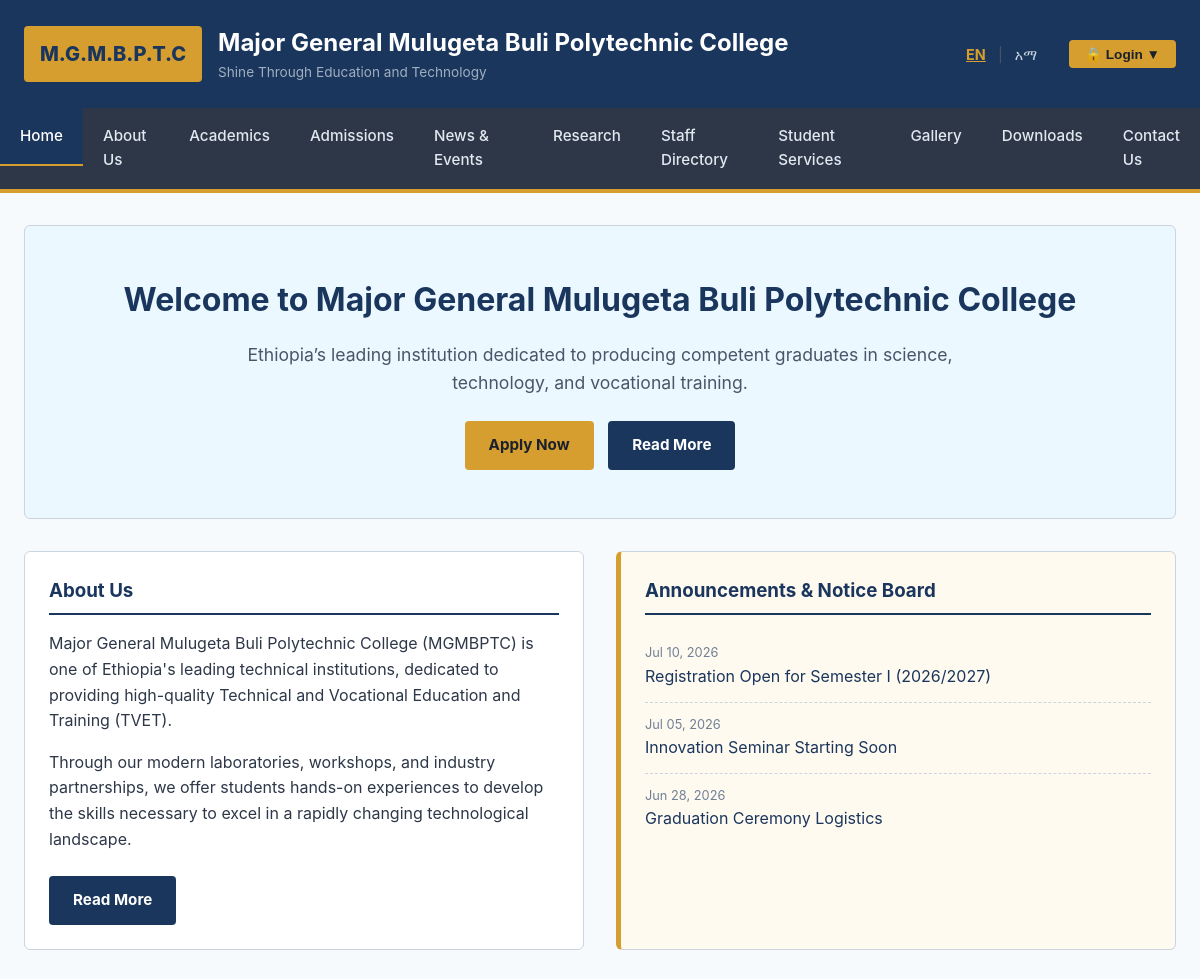
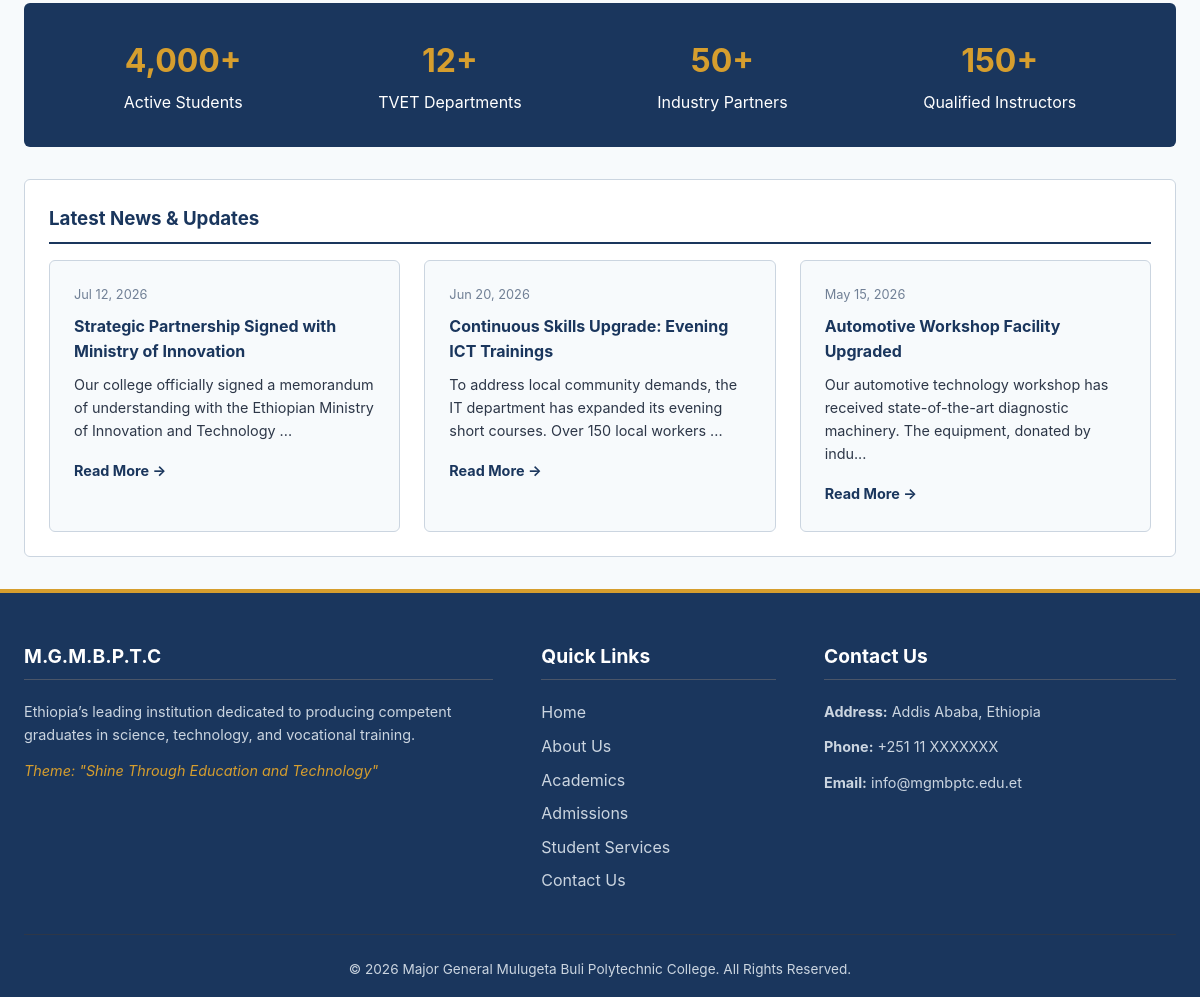
The page / on the database its author committed (2 pictures, top to bottom).
### tables this page shows
CREATE TABLE `news_events` (
  `id` int(11) NOT NULL,
  `title_en` varchar(255) NOT NULL,
  `title_am` varchar(255) NOT NULL,
  `content_en` text NOT NULL,
  `content_am` text NOT NULL,
  `type` enum('news','event','announcement') NOT NULL,
  `date_posted` date NOT NULL,
  `created_at` timestamp NOT NULL DEFAULT current_timestamp()
);

### includes/lang.php (called while the page is built, shortened)
<?php
$lang = $_SESSION['lang'];
function __($key) {
    global $translations, $lang;
    return $translations[$lang][$key] ?? $translations['en'][$key] ?? $key;
}
?>

### index.php (the view, shortened to what this page needs)
 <?php
require_once __DIR__ . '/includes/header.php';
require_once __DIR__ . '/includes/db.php';
$title_field = ($lang === 'am') ? 'title_am' : 'title_en';
$content_field = ($lang === 'am') ? 'content_am' : 'content_en';
$announcements = [];
$news = [];
if ($pdo) {
    try {
        $ann_stmt = $pdo->query("SELECT * FROM news_events WHERE type = 'announcement' ORDER BY date_posted DESC LIMIT 3");
        $announcements = $ann_stmt->fetchAll();
        $news_stmt = $pdo->query("SELECT * FROM news_events WHERE type = 'news' ORDER BY date_posted DESC LIMIT 3");
        $news = $news_stmt->fetchAll();
    } catch (\PDOException $e) {
    }
}
?>
<section class="hero-banner">
    <h2><?php echo __('hero_title'); ?></h2>
    <p><?php echo __('hero_desc'); ?></p>
    <div class="hero-actions">
        <a href="admission.php" class="btn btn-secondary"><?php echo __('btn_apply'); ?></a>
        <a href="about.php" class="btn" style="margin-left: 10px;"><?php echo __('btn_read_more'); ?></a>
    </div>
</section>
<div class="grid-2">
    <section class="card">
        <h3><?php echo __('nav_about'); ?></h3>
        <p>
            Major General Mulugeta Buli Polytechnic College (MGMBPTC) is one of Ethiopia's leading technical institutions, dedicated to providing high-quality Technical and Vocational Education and Training (TVET).
        </p>
        <p style="margin-top: 1rem;">
            Through our modern laboratories, workshops, and industry partnerships, we offer students hands-on experiences to develop the skills necessary to excel in a rapidly changing technological landscape.
        </p>
        <div style="margin-top: 1.5rem;">
            <a href="about.php" class="btn"><?php echo __('btn_read_more'); ?></a>
        </div>
    </section>
    <section class="card notice-board">
        <h3><?php echo __('announcements'); ?></h3>
        <ul class="notice-list">
            <?php foreach ($announcements as $ann): ?>
                <li class="notice-item">
                    <span class="notice-date"><?php echo date('M d, Y', strtotime($ann['date_posted'])); ?></span>
                    <a href="news.php#notice<?php echo $ann['id']; ?>">
                        <?php echo htmlspecialchars($ann[$title_field]); ?>
                    </a>
                </li>
            <?php endforeach; ?>
        </ul>
    </section>
</div>
<section class="stats-list">
    <div class="stat-item">
        <h4>4,000+</h4>
        <p>Active Students</p>
    </div>
    <div class="stat-item">
        <h4>12+</h4>
        <p>TVET Departments</p>
    </div>
    <div class="stat-item">
        <h4>50+</h4>
        <p>Industry Partners</p>
    </div>
    <div class="stat-item">
        <h4>150+</h4>
        <p>Qualified Instructors</p>
    </div>
</section>
<section class="card" style="margin-bottom: 2rem;">
    <h3><?php echo __('latest_news'); ?></h3>
    <div class="grid-3" style="margin-top: 1rem; margin-bottom: 0;">
        <?php foreach ($news as $item): ?>
            <div class="card" style="background-color: var(--bg-light);">
                <span class="notice-date" style="margin-bottom: 0.5rem; display: block;"><?php echo date('M d, Y', strtotime($item['date_posted'])); ?></span>
                <h4><?php echo htmlspecialchars($item[$title_field]); ?></h4>
                <p style="font-size: 0.9rem; margin-bottom: 1rem;">
                    <?php
                        $text = $item[$content_field];
                        echo htmlspecialchars(strlen($text) > 120 ? substr($text, 0, 117) . '...' : $text);
                    ?>
                </p>
                <a href="news.php#news<?php echo $item['id']; ?>" style="font-weight: bold; font-size: 0.9rem;"><?php echo __('btn_read_more'); ?> &rarr;</a>
            </div>
        <?php endforeach; ?>
    </div>
</section>
<?php
require_once __DIR__ . '/includes/footer.php';
?>

### css/style.css (style rules this page uses)
:root { --primary-color: #1a365d; --accent-color: #d69e2e; --text-color: #2d3748; --bg-light: #f7fafc; --bg-white: #ffffff; --border-color: #cbd5e0; --font-stack: -apple-system, BlinkMacSystemFont, "Segoe UI", Roboto, Helvetica, Arial, sans-serif; --max-width: 1200px; }
* { margin: 0; padding: 0; box-sizing: border-box; }
body { font-family: var(--font-stack); color: var(--text-color); background-color: var(--bg-light); line-height: 1.6; }
a { color: var(--primary-color); text-decoration: none; }
h1, h2, h3, h4, h5, h6 { color: var(--primary-color); margin-bottom: 0.5rem; font-weight: 700; }
.hero-banner { background-color: #ebf8ff; border: 1px solid var(--border-color); border-radius: 6px; padding: 3rem 2rem; margin-bottom: 2rem; text-align: center; }
.hero-banner h2 { font-size: 2rem; margin-bottom: 1rem; }
.hero-banner p { font-size: 1.1rem; max-width: 800px; margin: 0 auto 1.5rem; color: #4a5568; }
.btn { display: inline-block; padding: 0.75rem 1.5rem; background-color: var(--primary-color); color: var(--bg-white); font-weight: bold; border: none; border-radius: 4px; cursor: pointer; font-size: 0.95rem; }
.btn-secondary { background-color: var(--accent-color); color: #1a202c; }
.grid-2 { display: grid; grid-template-columns: 1fr 1fr; gap: 2rem; margin-bottom: 2rem; }
.grid-3 { display: grid; grid-template-columns: 1fr 1fr 1fr; gap: 1.5rem; margin-bottom: 2rem; }
.card { background-color: var(--bg-white); border: 1px solid var(--border-color); padding: 1.5rem; border-radius: 6px; }
.card h3 { border-bottom: 2px solid var(--primary-color); padding-bottom: 0.5rem; margin-bottom: 1rem; }
.notice-board { background-color: #fffaf0; border-left: 5px solid var(--accent-color); }
.notice-list { list-style: none; }
.notice-item { padding: 0.75rem 0; border-bottom: 1px dashed var(--border-color); }
.notice-item:last-child { border-bottom: none; }
.notice-date { font-size: 0.8rem; color: #718096; display: block; }
.stats-list { display: flex; justify-content: space-around; background-color: var(--primary-color); color: var(--bg-white); padding: 2rem; border-radius: 6px; margin-bottom: 2rem; text-align: center; }
.stat-item h4 { color: var(--accent-color); font-size: 2rem; margin-bottom: 0.25rem; }

### rows shown on the page
news_events: date_posted "Jul 10, 2026", title_en "Registration Open for Semester I (2026/2027)"
news_events: date_posted "Jul 05, 2026", title_en "Innovation Seminar Starting Soon"
news_events: date_posted "Jun 28, 2026", title_en "Graduation Ceremony Logistics"
news_events: date_posted "Jul 12, 2026", title_en "Strategic Partnership Signed with Ministry of Innovation", content_en "Our college officially signed a memorandum of understanding with the Ethiopian Ministry of Innovation and Technology ..."
news_events: date_posted "Jun 20, 2026", title_en "Continuous Skills Upgrade: Evening ICT Trainings", content_en "To address local community demands, the IT department has expanded its evening short courses. Over 150 local workers ..."
news_events: date_posted "May 15, 2026", title_en "Automotive Workshop Facility Upgraded", content_en "Our automotive technology workshop has received state-of-the-art diagnostic machinery. The equipment, donated by indu..."

### other values the page prints
__('college_name') "Major General Mulugeta Buli Polytechnic College"
__('motto') "Shine Through Education and Technology"
__('nav_home') "Home"
__('nav_about') "About Us"
__('nav_academics') "Academics"
__('nav_admission') "Admissions"
__('nav_news') "News & Events"
__('nav_research') "Research"
__('nav_staff') "Staff Directory"
__('nav_services') "Student Services"
__('nav_gallery') "Gallery"
__('nav_download') "Downloads"
__('nav_contact') "Contact Us"
__('hero_title') "Welcome to Major General Mulugeta Buli Polytechnic College"
__('hero_desc') "Ethiopia’s leading institution dedicated to producing competent graduates in science, technology, and vocational training."
